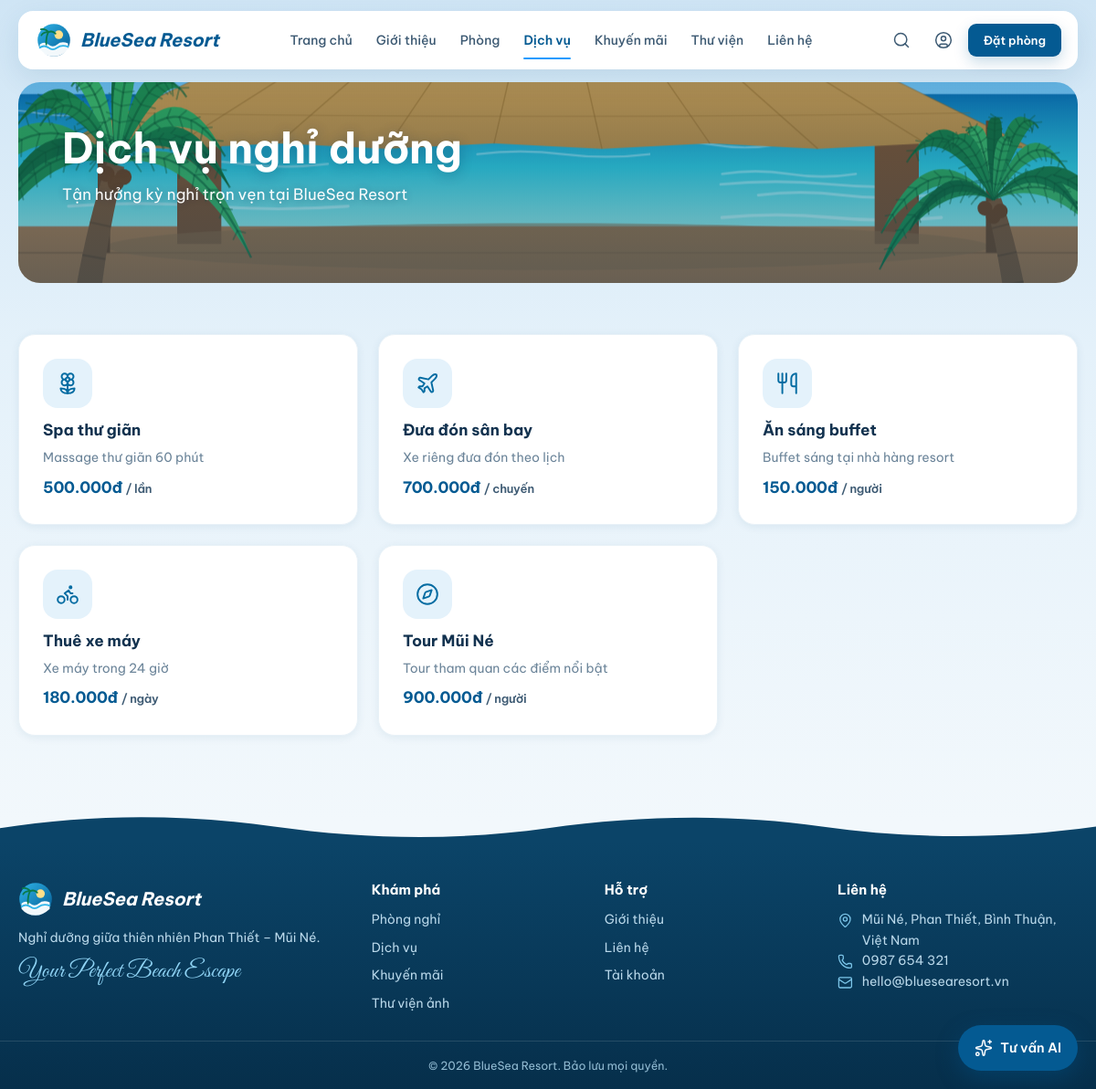
/services.php, run on the app's committed database.
### tables this page shows
CREATE TABLE services (
 id INT AUTO_INCREMENT PRIMARY KEY,
 name VARCHAR(120) NOT NULL,
 description VARCHAR(255),
 price DECIMAL(12,0) NOT NULL,
 unit VARCHAR(50) DEFAULT 'lần',
 active TINYINT(1) DEFAULT 1
);

### config/app.php (called while the page is built, shortened)
<?php
require_once __DIR__ . '/../includes/icons.php';
function e($value) {
    return htmlspecialchars((string)$value, ENT_QUOTES, 'UTF-8');
}
function money($v) {
    return number_format((float)$v, 0, ',', '.') . 'đ';
}
function img($file) {
    return BASE_URL . '/assets/images/' . $file;
}
function service_icon($name) {
    $n = mb_strtolower((string)$name, 'UTF-8');
    if (strpos($n, 'spa') !== false || strpos($n, 'massage') !== false) return 'flower-2';
    if (strpos($n, 'đưa đón') !== false || strpos($n, 'sân bay') !== false) return 'plane';
    if (strpos($n, 'ăn') !== false || strpos($n, 'nhà hàng') !== false || strpos($n, 'buffet') !== false) return 'utensils';
    if (strpos($n, 'xe') !== false) return 'bike';
    if (strpos($n, 'tour') !== false) return 'compass';
    return 'sparkles';
}
?>

### services.php (the view, shortened to what this page needs)
<?php
require_once 'config/database.php';
require_once 'config/app.php';
$services = $pdo->query("SELECT * FROM services WHERE active=1 ORDER BY id")->fetchAll();
include 'includes/header.php';
?>
<section class="container">
    <div class="photo page-banner short" style="--bg-img:url('<?= img('restaurant.svg') ?>')">
        <h1>Dịch vụ nghỉ dưỡng</h1>
        <p>Tận hưởng kỳ nghỉ trọn vẹn tại BlueSea Resort</p>
    </div>
</section>
<section class="section">
    <div class="container">
        <div class="svc-grid">
            <?php foreach ($services as $s): ?>
            <div class="svc-card">
                <span class="ring"><?= icon(service_icon($s['name'])) ?></span>
                <h3><?= e($s['name']) ?></h3>
                <p><?= e($s['description']) ?></p>
                <div class="price"><?= money($s['price']) ?> <small>/ <?= e($s['unit']) ?></small></div>
            </div>
            <?php endforeach; ?>
        </div>
    </div>
</section>
<?php include 'includes/footer.php'; ?>

### includes/icons.php (shortened to what this page needs)
<?php
function icon(string $name, string $class = ''): string {
    $paths = $GLOBALS['__icons'][$name] ?? '';
    $cls = trim('icon ' . $class);
    return '<svg class="' . $cls . '" xmlns="http://www.w3.org/2000/svg" viewBox="0 0 24 24" fill="none" stroke="currentColor" stroke-width="1.8" stroke-linecap="round" stroke-linejoin="round" aria-hidden="true">' . $paths . '</svg>';
}

### assets/css/style.css (style rules this page uses)
:root { --ink:#12324f; --ink-2:#3d5a73; --muted:#6b8499; --line:#d9e7f0; --line-2:#e8f1f7; --bg:#eaf3fa; --white:#fff; --primary:#045a92; --primary-600:#03497a; --primary-500:#056ca2; --accent:#1e9bfe; --sky:#e4f2fb; --sky-2:#f0f7fc; --sand:#f6e6b8; --ok:#1a8a3d; --ok-bg:#e0f7e3; --warn:#a86500; --warn-bg:#feedc0; --bad:#d13d3d; --bad-bg:#fbe3e2; --info:#0a6aa5; --info-bg:#e1f0fb; --navy:#0a344b; --navy-2:#062637; --r-sm:8px; --r:12px; --r-lg:18px; --r-xl:24px; --shadow:0 10px 30px rgba(12,74,120,.10); --shadow-sm:0 2px 10px rgba(12,74,120,.08); --font:"Be Vietnam Pro",system-ui,-apple-system,"Segoe UI",Roboto,Arial,sans-serif; --script:"Great Vibes","Segoe Script","Brush Script MT",cursive; }
*,*::before,*::after { box-sizing:border-box }
html { scroll-behavior:smooth;-webkit-text-size-adjust:100% }
body { margin:0;font-family:var(--font);font-size:15px;line-height:1.6;color:var(--ink);background:linear-gradient(180deg,#cfe5f5 0,#e4f1fa 380px,#f2f8fc 900px) fixed;min-height:100vh;display:flex;flex-direction:column }
img,svg { max-width:100% }
h1,h2,h3,h4 { margin:0;line-height:1.25;color:var(--ink) }
p { margin:0 }
.container { width:min(1180px,calc(100% - 40px));margin-inline:auto }
.icon { width:1.2em;height:1.2em;flex:none;vertical-align:middle }
.icon-btn .icon { width:20px;height:20px }
.photo { background:var(--bg-img) center/cover no-repeat;border-radius:var(--r-xl);position:relative;overflow:hidden }
.photo::before { content:"";position:absolute;inset:0;background:linear-gradient(180deg,rgba(3,60,105,.10),rgba(3,60,105,.34)) }
.photo>* { position:relative }
.section { padding:56px 0 }
.page-banner { margin-top:14px;padding:44px 48px 96px;color:#fff;min-height:260px }
.page-banner h1 { color:#fff;font-size:clamp(32px,4.4vw,46px);font-weight:700;text-shadow:0 2px 14px rgba(0,40,80,.3) }
.page-banner p { margin-top:8px;font-size:17px;opacity:.96;text-shadow:0 1px 10px rgba(0,40,80,.35) }
.page-banner.short { min-height:220px;padding-bottom:60px }
.price { font-weight:800;font-size:19px;color:var(--primary);letter-spacing:-.2px }
.price small { font-size:13px;font-weight:600;color:var(--ink-2) }
.svc-grid { display:grid;grid-template-columns:repeat(3,1fr);gap:22px }
.svc-card { background:#fff;border-radius:var(--r-lg);padding:26px;box-shadow:var(--shadow-sm);border:1px solid var(--line-2);display:flex;flex-direction:column;gap:8px }
.svc-card .ring { width:54px;height:54px;border-radius:16px;background:var(--sky);color:var(--primary-500);display:grid;place-items:center;margin-bottom:6px }
.svc-card .ring .icon { width:26px;height:26px }
.svc-card h3 { font-size:17px }
.svc-card p { color:var(--muted);font-size:14px;flex:1 }
.svc-card .price { font-size:17px }
.footer .line .icon { margin-top:4px;color:#7cc6ea }
.ai-chat-toggle .icon { width:20px;height:20px }

### data on the page
services: name "Spa thư giãn", description "Massage thư giãn 60 phút", price "500.000đ", unit "lần"
services: name "Đưa đón sân bay", description "Xe riêng đưa đón theo lịch", price "700.000đ", unit "chuyến"
services: name "Ăn sáng buffet", description "Buffet sáng tại nhà hàng resort", price "150.000đ", unit "người"
services: name "Thuê xe máy", description "Xe máy trong 24 giờ", price "180.000đ", unit "ngày"
services: name "Tour Mũi Né", description "Tour tham quan các điểm nổi bật", price "900.000đ", unit "người"

### other printed values
$label "Trang chủ"
$label "Giới thiệu"
$label "Phòng"
$label "Dịch vụ"
$label "Khuyến mãi"
$label "Thư viện"
$label "Liên hệ"
setting('tagline', 'Nghỉ dưỡng giữa thiên nhiên Phan Thiết – Mũi Né.') "Nghỉ dưỡng giữa thiên nhiên Phan Thiết – Mũi Né."
setting('address', 'Mũi Né, Phan Thiết, Bình Thuận, Việt Nam') "Mũi Né, Phan Thiết, Bình Thuận, Việt Nam"
setting('phone', '0987 654 321') "0987 654 321"
setting('email', 'hello@bluesearesort.vn') "hello@bluesearesort.vn"
setting('resort_name', 'BlueSea Resort') "BlueSea Resort"
